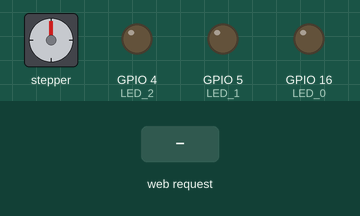
A sketch run on a simulated ESP8266 (NodeMCU). On the bench: stepper motor, output pins drawn as LEDs (lit = HIGH). The test bench sets the inputs (shaded band). WiFi joins after 1.5 s; servers stay silent unless stated; stepper angles assume 20 steps per turn; what the sketch prints to the serial monitor is not drawn.

Above: at 4.7 s.
4.8 s: HTTP request GET /Up received
At 4.87 s:
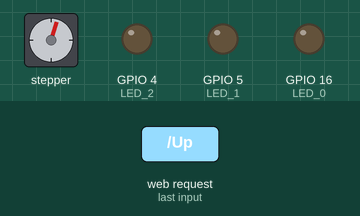
7.8 s: HTTP request GET /led1 received
At 8.2 s:
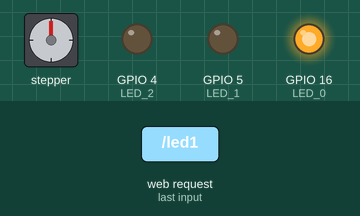
9.3 s: HTTP request GET /Down received
At 9.37 s:
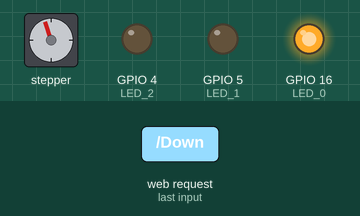
12.3 s: HTTP request GET /led2 received
At 12.8 s:
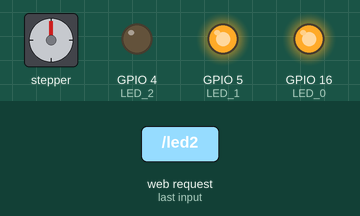
13.8 s: HTTP request GET /led3 received
At 15.0 s:
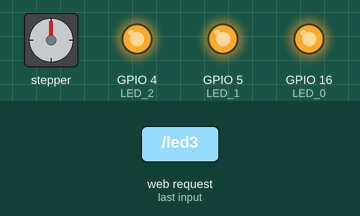
15.3 s: HTTP request GET /led1 received
At 16.2 s:
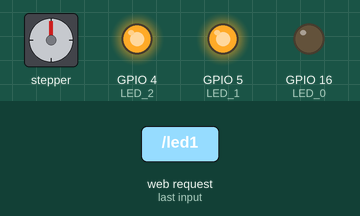
Timing chart, 0 to 17.8 s (numbered marks = the images above; inputs shaded):
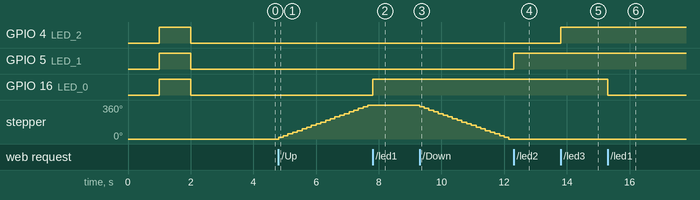

Measured:
- after the input at 4.8 s, stepper: keeps turning clockwise at about 126°/s, starting at once
- after the input at 7.8 s, GPIO 16 (LED_0): LOW → HIGH at once
- after the input at 9.3 s, stepper: keeps turning counter-clockwise at about 126°/s, starting at once
- after the input at 12.3 s, GPIO 5 (LED_1): LOW → HIGH at once
- after the input at 13.8 s, GPIO 4 (LED_2): LOW → HIGH at once
- after the input at 15.3 s, GPIO 16 (LED_0): HIGH → LOW at once

The sketch:

sketch_nov30a.ino
```cpp
#include <ESP8266WiFi.h>
#include<Stepper.h>

bool led1IsOn = false;
bool led2IsOn = false;
bool led3IsOn = false;
const int LED_0 = 16;
const int LED_1 = 5;
const int LED_2 = 4;
const int stepsPerRevolution = 20;


const char* ssid = "sferaplus_ub20_216/4";
const char* password = "63606935";
// Create an instance of the server
// specify the port to listen on as an argument
WiFiServer server(80);

Stepper myStepper(stepsPerRevolution, 0, 2, 14, 12);

void setup() {
  myStepper.setSpeed(20);
  Serial.begin(9600);
  pinMode(LED_0, OUTPUT);
  pinMode(LED_1, OUTPUT);
  pinMode(LED_2, OUTPUT);
  delay(1000);
  digitalWrite(LED_0, HIGH);
  digitalWrite(LED_1, HIGH);
  digitalWrite(LED_2, HIGH);
  delay(1000);
  digitalWrite(LED_0, LOW);
  digitalWrite(LED_1, LOW);
  digitalWrite(LED_2, LOW);
  delay(10);
  // Connect to WiFi network
  Serial.println();
  Serial.println();
  Serial.print("Connecting to ");
  Serial.println(ssid);

  WiFi.mode(WIFI_STA);
  WiFi.begin(ssid, password);

  while (WiFi.status() != WL_CONNECTED) {
    delay(500);
    Serial.print(".");
  }
  Serial.println("");
  Serial.println("WiFi connected");

  // Start the server
  server.begin();
  Serial.println("Server started");

  // Print the IP address
  Serial.println(WiFi.localIP());


}

void loop() {
  // Check if a client has connected
  WiFiClient client = server.available();
  if (!client) {
    return;
  }
  // Wait until the client sends some data
  Serial.println("new client");
  while(!client.available()){
    delay(1);
  }
   // Read the first line of the request
  String req = client.readStringUntil('\r');
  Serial.println(req);
  // Match the request
  controller(req, client);
  yield();
  client.flush();
  // Prepare the response
  String s = "HTTP/1.1 200 OK\r\nContent-Type: text/html\r\n\r\n";

  // Send the response to the client
  client.print(s);
  delay(1);
  Serial.println("Client disonnected");

  // The client will actually be disconnected
  // when the function returns and 'client' object is detroyed
}
void controller(String req,  WiFiClient client){
   if(req.indexOf("/led1") != -1){
     setLedState(LED_0, led1IsOn);
     led1IsOn = !led1IsOn;
    } else if(req.indexOf("/led2") != -1){
      setLedState(LED_1, led2IsOn);
      led2IsOn = !led2IsOn;
    } else if(req.indexOf("/led3") != -1){
      setLedState(LED_2, led3IsOn);
      led3IsOn = !led3IsOn;
    }

    else if (req.indexOf("/Up")!= -1){
      myStepper.step(stepsPerRevolution);
      yield();
    }
    else if (req.indexOf("/Down")!= -1)
    {
      myStepper.step(-stepsPerRevolution);
      yield();
    }
    else{
    Serial.println("invalid request");
    client.stop();
    return;
  }
  }
void setLedState(int led, bool state){
  if(!state){
    digitalWrite(led, HIGH);
  } else {
    digitalWrite(led, LOW);}
  }
```
